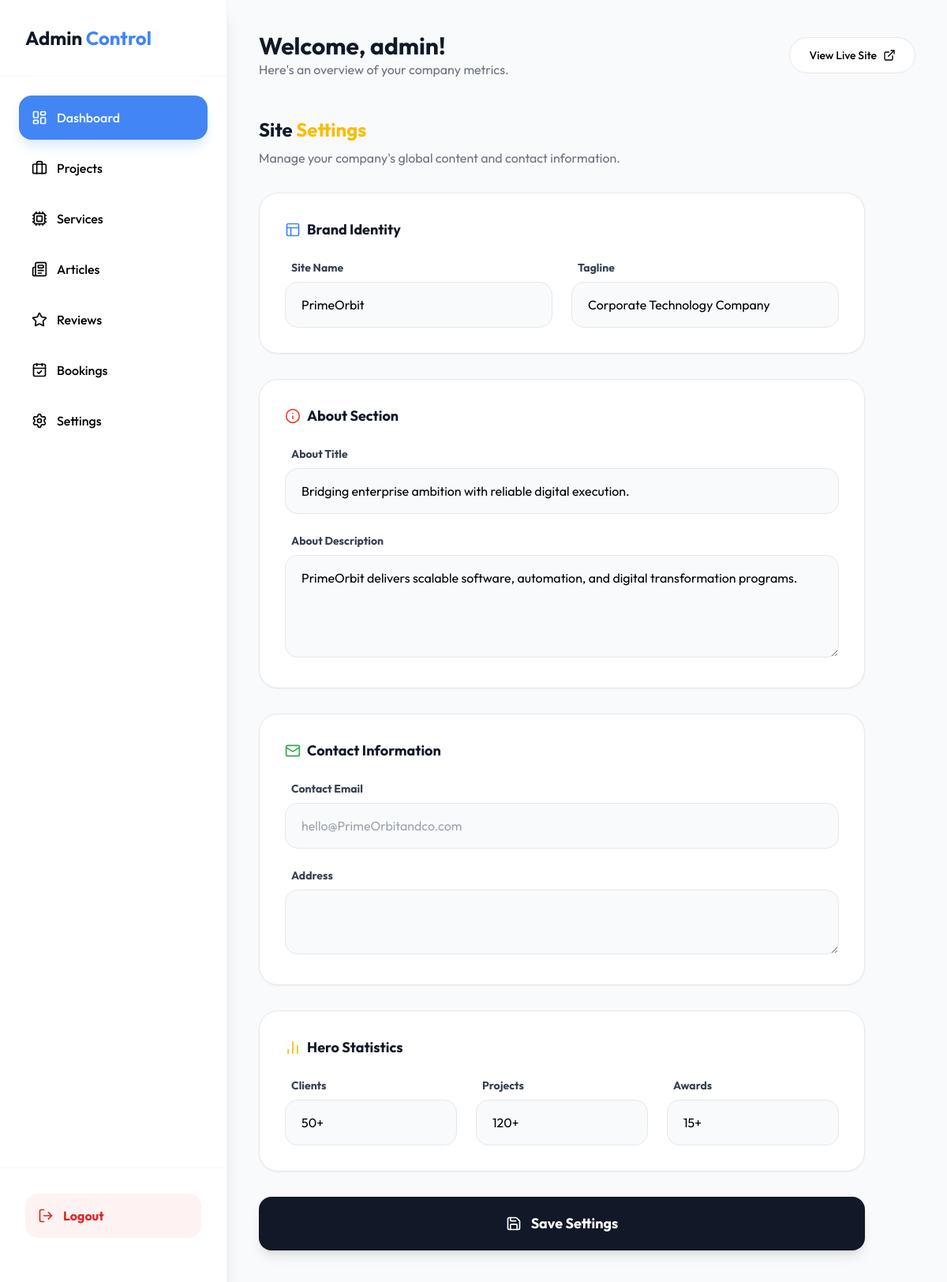
Screenshot of /admin/settings.php (signed in) with the database file from the repository.
### tables this page shows
CREATE TABLE IF NOT EXISTS settings (
    id INT AUTO_INCREMENT PRIMARY KEY,
    site_name VARCHAR(255) DEFAULT 'PrimeOrbit',
    site_tagline VARCHAR(255),
    about_title VARCHAR(255),
    about_description TEXT,
    about_mission TEXT,
    stats_clients VARCHAR(50),
    stats_projects VARCHAR(50),
    stats_awards VARCHAR(50),
    contact_email VARCHAR(255),
    contact_phone VARCHAR(50),
    address TEXT,
    social_links JSON,
    updated_at TIMESTAMP DEFAULT CURRENT_TIMESTAMP ON UPDATE CURRENT_TIMESTAMP
);

### admin/settings.php (the view, shortened to what this page needs)
<?php
require_once 'includes/header.php';
require_once '../config/db.php';
$settings = $pdo->query("SELECT * FROM settings LIMIT 2")->fetch();
?>
<div class="mb-8">
    <h3 class="text-2xl font-bold text-gray-900">Site <span class="text-google-yellow">Settings</span></h3>
    <p class="text-gray-500 mt-2">Manage your company's global content and contact information.</p>
</div>
<form action="settings.php" method="POST" class="space-y-8 max-w-3xl">
    <div class="bg-white p-8 rounded-3xl border border-gray-200 shadow-sm">
        <h4 class="text-lg font-bold text-gray-900 mb-6 flex items-center gap-2">
            <i data-lucide="layout" class="w-5 h-5 text-google-blue"></i> Brand Identity
        </h4>
        <div class="grid grid-cols-2 md:grid-cols-2 gap-6">
            <div>
                <label class="block text-sm font-bold text-gray-700 mb-2 ml-2">Site Name</label>
                <input type="text" name="site_name" value="<?php echo htmlspecialchars($settings['site_name'] ?? ''); ?>" class="w-full px-5 py-4 bg-gray-50 border border-gray-200 rounded-2xl focus:border-google-blue focus:ring-4 focus:ring-google-blue/20 outline-none transition-all">
            </div>
            <div>
                <label class="block text-sm font-bold text-gray-700 mb-2 ml-2">Tagline</label>
                <input type="text" name="site_tagline" value="<?php echo htmlspecialchars($settings['site_tagline'] ?? ''); ?>" class="w-full px-5 py-4 bg-gray-50 border border-gray-200 rounded-2xl focus:border-google-blue focus:ring-4 focus:ring-google-blue/20 outline-none transition-all">
            </div>
        </div>
    </div>
    <div class="bg-white p-8 rounded-3xl border border-gray-200 shadow-sm">
        <h4 class="text-lg font-bold text-gray-900 mb-6 flex items-center gap-2">
            <i data-lucide="info" class="w-5 h-5 text-google-red"></i> About Section
        </h4>
        <div class="space-y-6">
            <div>
                <label class="block text-sm font-bold text-gray-700 mb-2 ml-2">About Title</label>
                <input type="text" name="about_title" value="<?php echo htmlspecialchars($settings['about_title'] ?? ''); ?>" class="w-full px-5 py-4 bg-gray-50 border border-gray-200 rounded-2xl focus:border-google-blue focus:ring-4 focus:ring-google-blue/20 outline-none transition-all">
            </div>
            <div>
                <label class="block text-sm font-bold text-gray-700 mb-2 ml-2">About Description</label>
                <textarea name="about_description" rows="4" class="w-full px-5 py-4 bg-gray-50 border border-gray-200 rounded-2xl focus:border-google-blue focus:ring-4 focus:ring-google-blue/20 outline-none transition-all"><?php echo htmlspecialchars($settings['about_description'] ?? ''); ?></textarea>
            </div>
        </div>
    </div>
    <div class="bg-white p-8 rounded-3xl border border-gray-200 shadow-sm">
        <h4 class="text-lg font-bold text-gray-900 mb-6 flex items-center gap-2">
            <i data-lucide="mail" class="w-5 h-5 text-google-green"></i> Contact Information
        </h4>
        <div class="space-y-6">
            <div>
                <label class="block text-sm font-bold text-gray-700 mb-2 ml-2">Contact Email</label>
                <input type="email" name="contact_email" value="<?php echo htmlspecialchars($settings['contact_email'] ?? ''); ?>" placeholder="hello@PrimeOrbitandco.com" class="w-full px-5 py-4 bg-gray-50 border border-gray-200 rounded-2xl focus:border-google-blue focus:ring-4 focus:ring-google-blue/20 outline-none transition-all">
            </div>
            <div>
                <label class="block text-sm font-bold text-gray-700 mb-2 ml-2">Address</label>
                <textarea name="address" rows="2" class="w-full px-5 py-4 bg-gray-50 border border-gray-200 rounded-2xl focus:border-google-blue focus:ring-4 focus:ring-google-blue/20 outline-none transition-all"><?php echo htmlspecialchars($settings['address'] ?? ''); ?></textarea>
            </div>
        </div>
    </div>
    <div class="bg-white p-8 rounded-3xl border border-gray-200 shadow-sm">
        <h4 class="text-lg font-bold text-gray-900 mb-6 flex items-center gap-2">
            <i data-lucide="bar-chart-2" class="w-5 h-5 text-google-yellow"></i> Hero Statistics
        </h4>
        <div class="grid grid-cols-3 gap-6">
            <div>
                <label class="block text-sm font-bold text-gray-700 mb-2 ml-2">Clients</label>
                <input type="text" name="stats_clients" value="<?php echo htmlspecialchars($settings['stats_clients'] ?? '50+'); ?>" placeholder="50+" class="w-full px-5 py-4 bg-gray-50 border border-gray-200 rounded-2xl focus:border-google-blue focus:ring-4 focus:ring-google-blue/20 outline-none transition-all">
            </div>
            <div>
                <label class="block text-sm font-bold text-gray-700 mb-2 ml-2">Projects</label>
                <input type="text" name="stats_projects" value="<?php echo htmlspecialchars($settings['stats_projects'] ?? '222+'); ?>" placeholder="222+" class="w-full px-5 py-4 bg-gray-50 border border-gray-200 rounded-2xl focus:border-google-blue focus:ring-4 focus:ring-google-blue/20 outline-none transition-all">
            </div>
            <div>
                <label class="block text-sm font-bold text-gray-700 mb-2 ml-2">Awards</label>
                <input type="text" name="stats_awards" value="<?php echo htmlspecialchars($settings['stats_awards'] ?? '25+'); ?>" placeholder="25+" class="w-full px-5 py-4 bg-gray-50 border border-gray-200 rounded-2xl focus:border-google-blue focus:ring-4 focus:ring-google-blue/20 outline-none transition-all">
            </div>
        </div>
    </div>
    <button type="submit" class="w-full py-5 bg-gray-900 text-white rounded-2xl font-bold text-lg hover:bg-google-yellow hover:text-gray-900 transition-all shadow-lg flex items-center justify-center gap-3">
        <i data-lucide="save" class="w-5 h-5"></i> Save Settings
    </button>
</form>
<?php require_once 'includes/footer.php'; ?>

### admin/includes/header.php (shortened to what this page needs)
<!DOCTYPE html>
<html lang="en">
<head>
    <script src="https://cdn.tailwindcss.com"></script>
</head>
<body class="bg-gray-50 flex">
    <aside class="w-72 bg-white h-screen sticky top-0 shadow-xl z-20 border-r border-gray-100 flex flex-col">
        <div class="p-8 border-b border-gray-100 mb-6">
            <h1 class="text-2xl font-bold text-gray-900">Admin <span class="text-google-blue">Control</span></h1>
        </div>
        <nav class="flex-grow px-6 space-y-2">
            <a href="index.php" class="sidebar-link active flex items-center gap-3 p-4 rounded-2xl hover:bg-google-blue/10 hover:text-google-blue transition-all">
                <i data-lucide="layout-dashboard" class="w-5 h-5"></i>
                <span class="font-medium">Dashboard</span>
            </a>
            <a href="projects.php" class="sidebar-link flex items-center gap-3 p-4 rounded-2xl hover:bg-google-blue/10 hover:text-google-blue transition-all">
                <i data-lucide="briefcase" class="w-5 h-5"></i>
                <span class="font-medium">Projects</span>
            </a>
            <a href="services.php" class="sidebar-link flex items-center gap-3 p-4 rounded-2xl hover:bg-google-blue/10 hover:text-google-blue transition-all">
                <i data-lucide="cpu" class="w-5 h-5"></i>
                <span class="font-medium">Services</span>
            </a>
            <a href="blog.php" class="sidebar-link flex items-center gap-3 p-4 rounded-2xl hover:bg-google-blue/10 hover:text-google-blue transition-all">
                <i data-lucide="newspaper" class="w-5 h-5"></i>
                <span class="font-medium">Articles</span>
            </a>
            <a href="reviews.php" class="sidebar-link flex items-center gap-3 p-4 rounded-2xl hover:bg-google-blue/10 hover:text-google-blue transition-all">
                <i data-lucide="star" class="w-5 h-5"></i>
                <span class="font-medium">Reviews</span>
            </a>
            <a href="bookings.php" class="sidebar-link flex items-center gap-3 p-4 rounded-2xl hover:bg-google-blue/10 hover:text-google-blue transition-all">
                <i data-lucide="calendar-check" class="w-5 h-5"></i>
                <span class="font-medium">Bookings</span>
            </a>
            <a href="settings.php" class="sidebar-link flex items-center gap-3 p-4 rounded-2xl hover:bg-google-blue/10 hover:text-google-blue transition-all">
                <i data-lucide="settings" class="w-5 h-5"></i>
                <span class="font-medium">Settings</span>
            </a>
        </nav>
        <div class="p-8 border-t border-gray-100 mb-6">
            <a href="logout.php" class="flex items-center gap-3 p-4 rounded-2xl bg-red-50 text-red-600 hover:bg-red-100 transition-all font-bold">
                <i data-lucide="log-out" class="w-5 h-5"></i>
                Logout
            </a>
        </div>
    </aside>
    <main class="flex-grow p-10 overflow-y-auto">
        <header class="flex justify-between items-center mb-12">
            <div>
                <h2 class="text-3xl font-bold text-gray-900">Welcome, <?php echo $_SESSION['admin_user']; ?>!</h2>
                <p class="text-gray-500">Here's an overview of your company metrics.</p>
            </div>
            <div class="flex items-center gap-4">
                <a href="../index.php" target="_blank" class="px-6 py-3 bg-white border border-gray-200 rounded-full text-sm font-medium hover:shadow-md transition-all flex items-center gap-2">
                    View Live Site <i data-lucide="external-link" class="w-4 h-4"></i>
                </a>
            </div>
        </header>

### admin/includes/footer.php (shortened to what this page needs)
    </main>
</body>
</html>

### admin/includes/header.php (style rules this page uses)
body { font-family: 'Outfit', sans-serif; }
.sidebar-link.active { background-color: #4285F4; color: white; box-shadow: 0 10px 15px -3px rgba(66, 133, 244, 0.2); }

### rows the page displays
settings: site_name "PrimeOrbit", site_tagline "Corporate Technology Company", about_title "Bridging enterprise ambition with reliable digital execution.", about_description "PrimeOrbit delivers scalable software, automation, and digital transformation programs.", stats_clients "50+", stats_projects "120+", stats_awards "15+"

### other values shown
$_SESSION['admin_user'] "admin"
